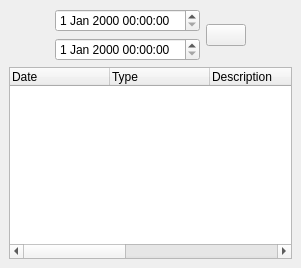
      <widget class="QWidget" name="tab_3" >
       <attribute name="title" >
        <string>Logs</string>
       </attribute>
       <layout class="QGridLayout" >
        <property name="margin" >
         <number>9</number>
        </property>
        <property name="spacing" >
         <number>6</number>
        </property>
        <item row="0" column="2" >
         <spacer>
          <property name="orientation" >
           <enum>Qt::Horizontal</enum>
          </property>
          <property name="sizeHint" >
           <size>
            <width>40</width>
            <height>20</height>
           </size>
          </property>
         </spacer>
        </item>
        <item row="0" column="0" >
         <spacer>
          <property name="orientation" >
           <enum>Qt::Horizontal</enum>
          </property>
          <property name="sizeHint" >
           <size>
            <width>40</width>
            <height>20</height>
           </size>
          </property>
         </spacer>
        </item>
        <item row="0" column="1" >
         <layout class="QGridLayout" >
          <property name="margin" >
           <number>0</number>
          </property>
          <property name="spacing" >
           <number>6</number>
          </property>
          <item row="0" column="0" >
           <widget class="QDateTimeEdit" name="logs_dateTimeEdit_1" />
          </item>
          <item rowspan="2" row="0" column="1" >
           <widget class="QPushButton" name="logs_searchButton" >
            <property name="icon" >
             <iconset>../../data/icons/find.png</iconset>
            </property>
            <property name="iconSize" >
             <size>
              <width>64</width>
              <height>64</height>
             </size>
            </property>
           </widget>
          </item>
          <item row="1" column="0" >
           <widget class="QDateTimeEdit" name="logs_dateTimeEdit_2" />
          </item>
         </layout>
        </item>
        <item row="1" column="0" colspan="3" >
         <widget class="QTreeWidget" name="logs_treeWidget" >
          <column>
           <property name="text" >
            <string>Date</string>
           </property>
          </column>
          <column>
           <property name="text" >
            <string>Type</string>
           </property>
          </column>
          <column>
           <property name="text" >
            <string>Description</string>
           </property>
          </column>
          <column>
           <property name="text" >
            <string>Cashier</string>
           </property>
          </column>
          <column>
           <property name="text" >
            <string>Computer</string>
           </property>
          </column>
          <column>
           <property name="text" >
            <string>Member</string>
           </property>
          </column>
          <column>
           <property name="text" >
            <string>Income</string>
           </property>
          </column>
         </widget>
        </item>
       </layout>
      </widget>
